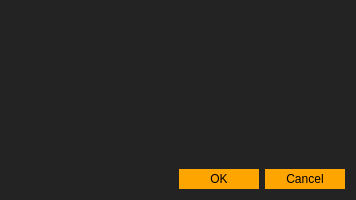
<?xml version="1.0" encoding="UTF-8"?>
<ui version="4.0">
 <class>AboutTransactionWindow</class>
 <widget class="QDialog" name="AboutTransactionWindow">
  <property name="geometry">
   <rect>
    <x>0</x>
    <y>0</y>
    <width>356</width>
    <height>200</height>
   </rect>
  </property>
  <property name="windowTitle">
   <string>Transaction</string>
  </property>
  <property name="windowIcon">
   <iconset>
    <normaloff>resources/acria_logo5_colored.svg</normaloff>resources/acria_logo5_colored.svg</iconset>
  </property>
  <property name="styleSheet">
   <string notr="true">QWidget{
background-color:#232323;
color:white;
}

QPushButton:hover
{
background-color:rgb(255, 190, 111);
}

QPushButton
{
background-color:white;
color:black;
border: none;
width:80px;
padding-top:3px;
padding-bottom:3px;
background-color:orange;
}</string>
  </property>
  <layout class="QVBoxLayout" name="verticalLayout">
   <item>
    <widget class="QTableWidget" name="tableWidget">
     <property name="styleSheet">
      <string notr="true">border:none;</string>
     </property>
     <property name="sizeAdjustPolicy">
      <enum>QAbstractScrollArea::AdjustToContents</enum>
     </property>
     <property name="editTriggers">
      <set>QAbstractItemView::NoEditTriggers</set>
     </property>
     <property name="showDropIndicator" stdset="0">
      <bool>true</bool>
     </property>
     <property name="textElideMode">
      <enum>Qt::ElideRight</enum>
     </property>
     <property name="showGrid">
      <bool>true</bool>
     </property>
     <property name="rowCount">
      <number>0</number>
     </property>
     <property name="columnCount">
      <number>2</number>
     </property>
     <attribute name="horizontalHeaderVisible">
      <bool>false</bool>
     </attribute>
     <attribute name="horizontalHeaderCascadingSectionResizes">
      <bool>false</bool>
     </attribute>
     <attribute name="horizontalHeaderHighlightSections">
      <bool>false</bool>
     </attribute>
     <attribute name="verticalHeaderVisible">
      <bool>false</bool>
     </attribute>
     <attribute name="verticalHeaderHighlightSections">
      <bool>false</bool>
     </attribute>
     <column/>
     <column/>
    </widget>
   </item>
   <item>
    <widget class="QDialogButtonBox" name="buttonBox">
     <property name="styleSheet">
      <string notr="true"/>
     </property>
     <property name="orientation">
      <enum>Qt::Horizontal</enum>
     </property>
     <property name="standardButtons">
      <set>QDialogButtonBox::Cancel|QDialogButtonBox::Ok</set>
     </property>
    </widget>
   </item>
  </layout>
 </widget>
 <resources/>
 <connections>
  <connection>
   <sender>buttonBox</sender>
   <signal>accepted()</signal>
   <receiver>AboutTransactionWindow</receiver>
   <slot>accept()</slot>
   <hints>
    <hint type="sourcelabel">
     <x>248</x>
     <y>254</y>
    </hint>
    <hint type="destinationlabel">
     <x>157</x>
     <y>274</y>
    </hint>
   </hints>
  </connection>
  <connection>
   <sender>buttonBox</sender>
   <signal>rejected()</signal>
   <receiver>AboutTransactionWindow</receiver>
   <slot>reject()</slot>
   <hints>
    <hint type="sourcelabel">
     <x>316</x>
     <y>260</y>
    </hint>
    <hint type="destinationlabel">
     <x>286</x>
     <y>274</y>
    </hint>
   </hints>
  </connection>
 </connections>
</ui>
